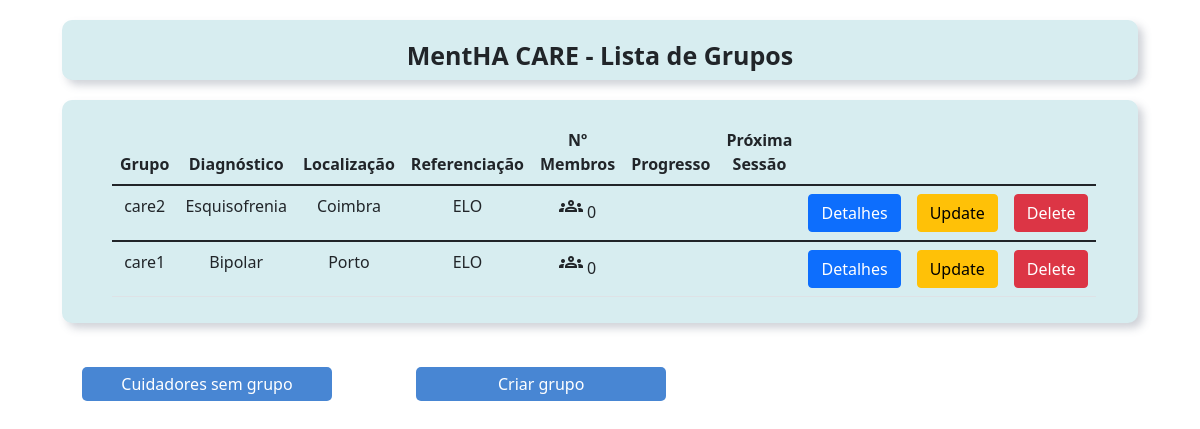
The page / on the database its author committed.
### diario/models.py (models this page shows, shortened)
class Grupo(models.Model):
    nome = models.CharField(max_length=20)
    class Meta:
        abstract = True

class GrupoCare(Grupo):
    opEscolaridade = (
        ("0-4", "0-4"),
        ("5-9", "5-9"),
        ("10-12", "10-12"),
        ("12+", "12+")
    )
    diagnostico = models.CharField(max_length=20, default="")
    localizacao = models.CharField(max_length=20, default="")
    escolaridade = models.CharField(max_length=20, choices=opEscolaridade, default="0-9", blank=False, null=False)
    referenciacao = models.ForeignKey(Reference, on_delete=models.CASCADE )
    def __str__(self):
        return f'{self.nome}'

class Reference(models.Model):
    reference= models.CharField(max_length=20, default="")
    def __str__(self):
        return f'{self.reference}'

### diario/views.py (the view)
# urls.py: path('',views.view_grupos, name= 'grupos'),
def view_grupos(request):
    formGrupo = GrupoForm(request.POST or None)
    if formGrupo.is_valid():
        formGrupo.save()
        return HttpResponseRedirect(reverse('grupos'))
    contexto = {
        'grupos': GrupoCare.objects.all(),
        'cuidadores': Cuidador.objects.filter(grupoCare=None),
        'formGrupo': formGrupo
    }
    return render(request, "diario/grupos.html", contexto)

### diario/models.py (called while the page is built)
    def __str__(self):
        return f'{self.nome}'

### diario/templates/diario/grupos.html (shortened to what this page needs)
<!DOCTYPE html>
<html lang="en">
    <head>
        <link href="https://cdn.jsdelivr.net/npm/bootstrap@5.1.3/dist/css/bootstrap.min.css" rel="stylesheet">
    </head>
    <body>
        <div class="center">
            <div class="container">
                <div class="dashboard">
                    <div class="title">
                        <h1><b>MentHA CARE - Lista de Grupos</b> </h1>
                    </div>
                    <div class="info">
                        <table class="table table-hover">
                            <thead>
                                <tr>
                                    <th>Grupo</th>
                                    <th>Diagnóstico</th>
                                    <th>Localização</th>
                                    <th>Referenciação</th>
                                    <th>Nº Membros</th>
                                    <th>Progresso</th>
                                    <th>Próxima Sessão</th>
                                </tr>
                            </thead>
                            {% for grupo in grupos %}
                            <tbody>
                                <tr>
                                    <td>{{ grupo }}</td>
                                    <td>{{ grupo.diagnostico }}</td>
                                    <td>{{ grupo.localizacao }}</td>
                                    <td>{{ grupo.referenciacao }}</td>
                                    <td>
                                        <span class="material-symbols-outlined">groups</span>
                                        {{ grupo.cuidadores.all|length }}
                                    </td>
                                    <td>
                                    </td>
                                    <td>
                                    </td>
                                    <td>
                                        <form  action="{% url 'presencas_sessao' %}">
                                            <button class="btn btn-primary">Detalhes</button>
                                        </form>
                                    </td>
                                    <td>
                                        <form  action="{% url 'presencas_sessao' %}">
                                            <button class="btn btn-warning">Update</button>
                                        </form>
                                    </td>
                                    <td>
                                        <form  action="{% url 'presencas_sessao'  %}">
                                            <button class="btn btn-danger">Delete</button>
                                        </form>
                                    </td>
                                </tr>
                            <tbody>
                            {% endfor %}
                        </table>
                   </div>
                <br>
                    <button type="button" class="dashbtn" data-bs-toggle="modal" data-bs-target="#Cuidador_grupo">
                    Cuidadores sem grupo
                </button>
                    <button type="button" class="dashbtn" data-bs-toggle="modal" data-bs-target="#Criar_grupo">
                    Criar grupo
                </button>
                </div>
            </div>
        </div>
    </body>
</html>

### diario/templates/diario/grupos.html (style rules this page uses)
@media (min-width: 1000px) { div.center { width: 100vw; } }
.dashboard > div { padding-left: 50px; padding-right: 50px; padding-top: 20px; padding-bottom: 10px; margin: 20px; font-size: 1em; border-radius: 10px; border: 0px; background-color: whitesmoke; box-shadow: -5px -5px 9px rgba(255,255,255,0.45), 5px 5px 9px rgba(94,104,121,0.3); }
.dashboard .title { grid-area: title; background-color: #D7EDF0; text-align: center; }
h1 { margin-top: auto; margin-bottom: auto; margin-right: auto; margin-left: auto; font-size: 25px; }
.dashboard .info { background-color: #D7EDF0; text-align: center; }
button, form { margin: auto; display: inline; border-radius: 5px; }
.dashbtn { display: inline-block; padding: 5px; width: 250px; height: auto; background-color: #4886d3; border: none; color: white; margin: 0 40px; }

### rows shown on the page
GrupoCare: nome "care2", diagnostico "Esquisofrenia", localizacao "Coimbra", referenciacao "ELO", cuidadores.all|length "0"
GrupoCare: nome "care1", diagnostico "Bipolar", localizacao "Porto", referenciacao "ELO", cuidadores.all|length "0"
